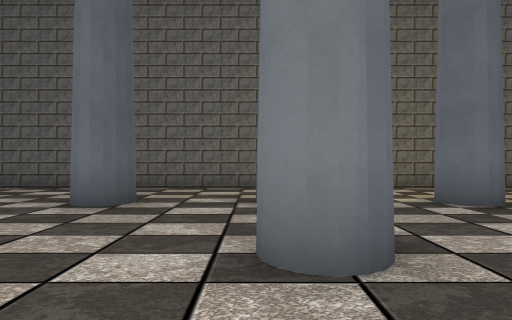
[1] (above)

24 first-person views from a walk through a level from a Godot 3-D game. The camera is 1.4 m above the floor, looks level and sees 75° across. The floor is counted in squares, 2 m on a side. Each view is taken from the middle of a square. On the plan, view 1 faces up. The plan holds only what a view shows up to about 10 squares ahead; the rest is blank. The place goes on beyond the plan. Characters and animated objects are not drawn. Some surface patterns are stand-ins.

[2]
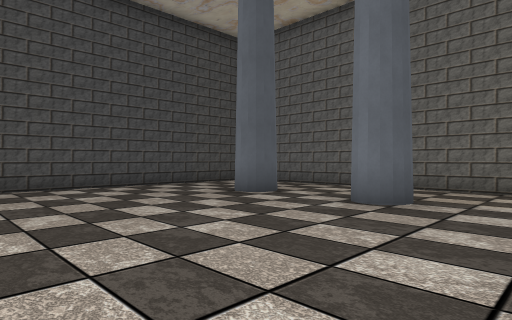

[3]
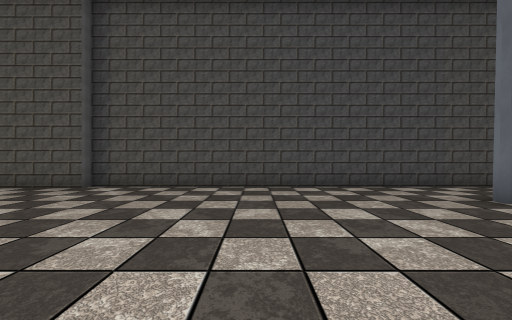

[4]
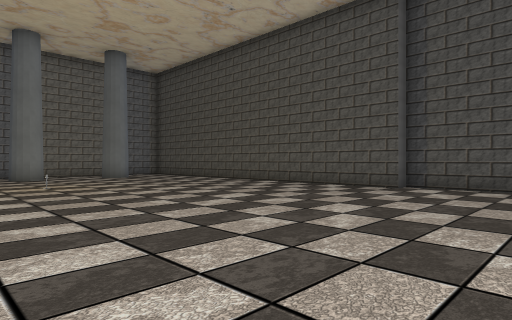

[5]
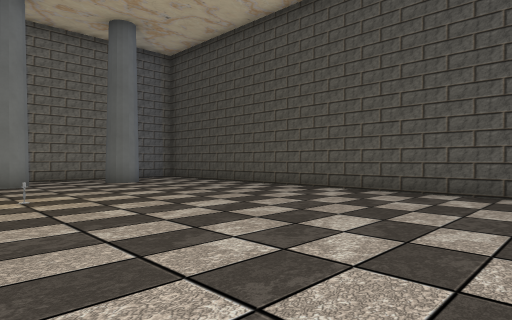

[6]
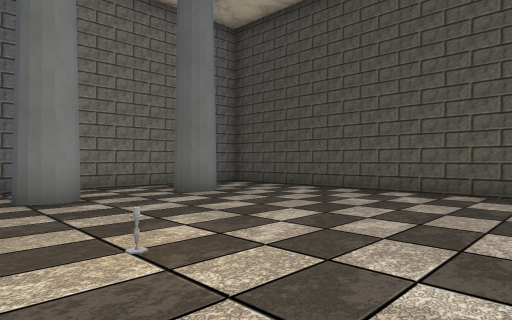

[7]
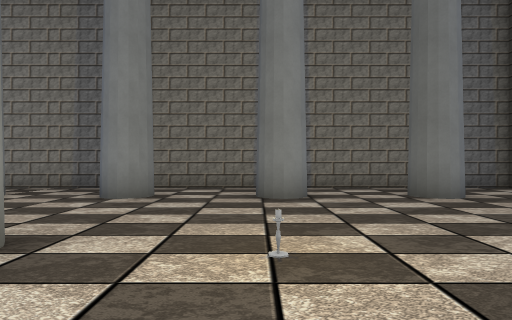

[8]
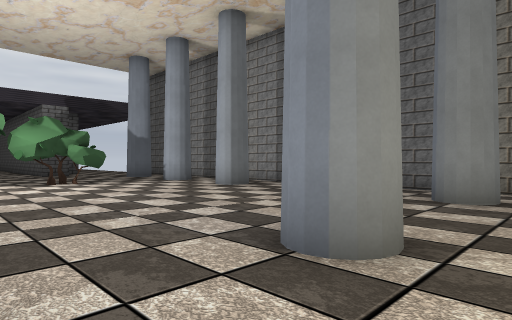

[9]
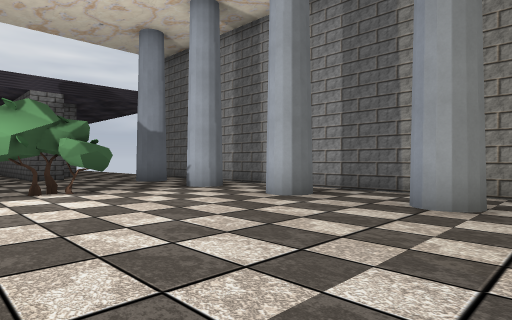

[10]
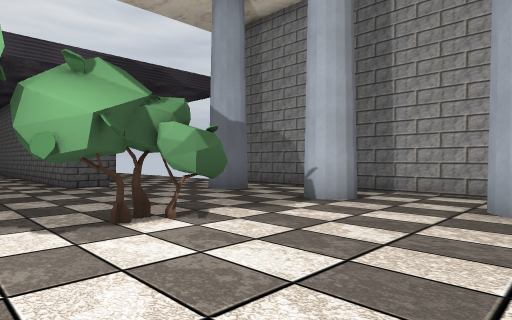

[11]
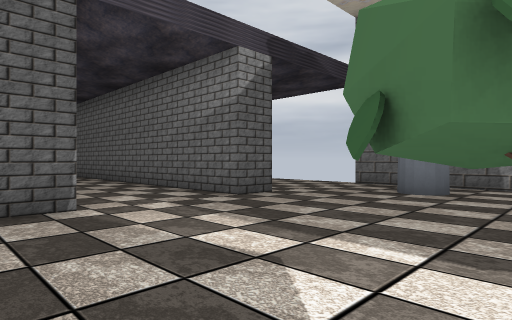

[12]
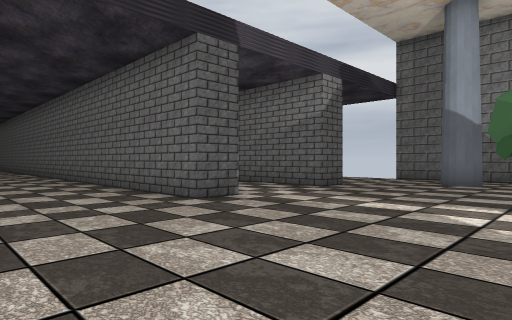

[13]
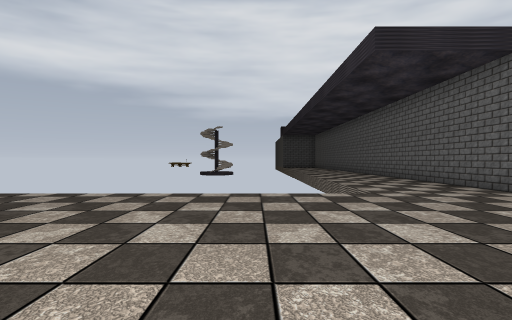

[14]
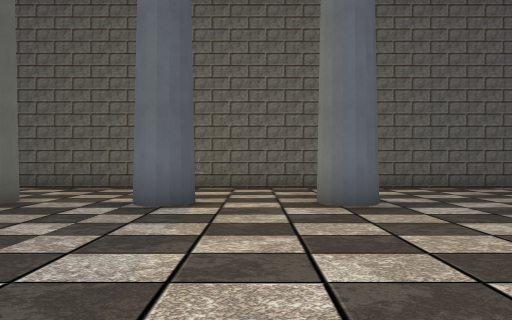

[15]
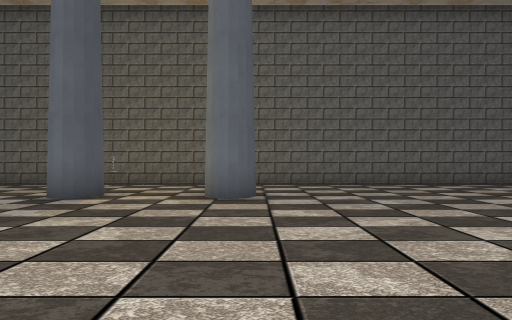

[16]
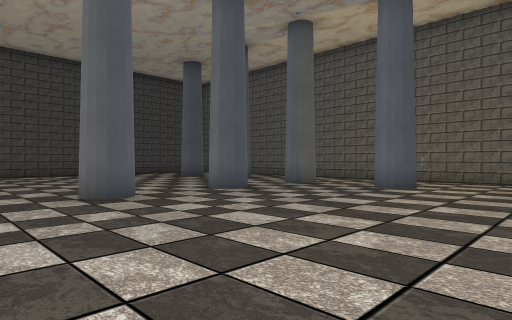

[17]
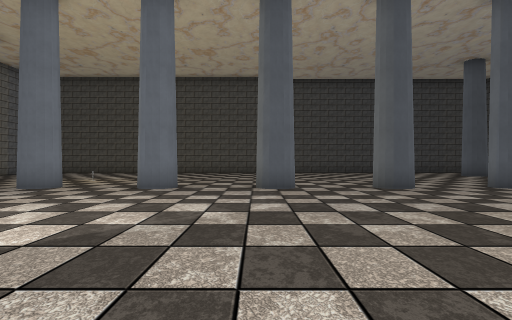

[18]
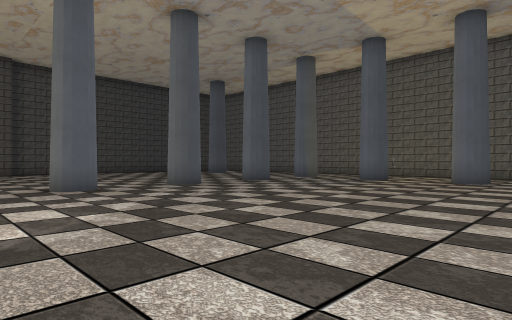

[19]
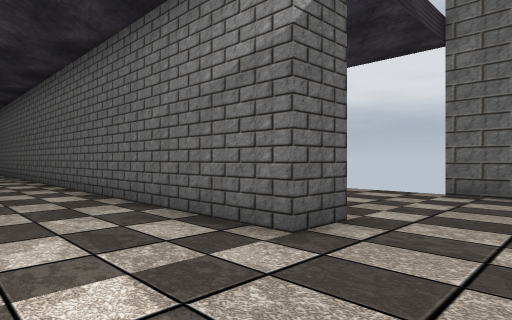

[20]
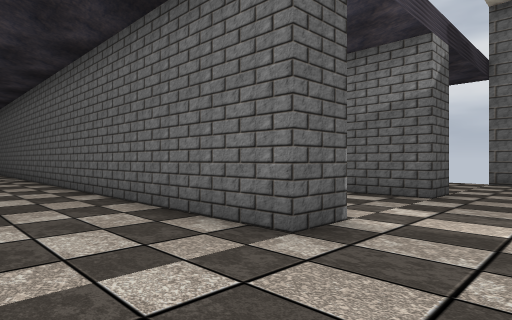

[21]
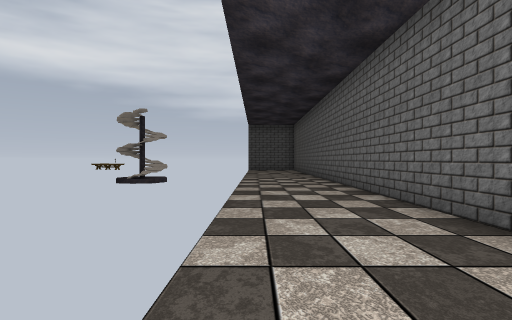

[22]
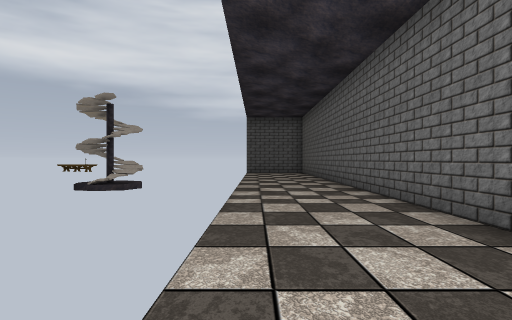

[23]
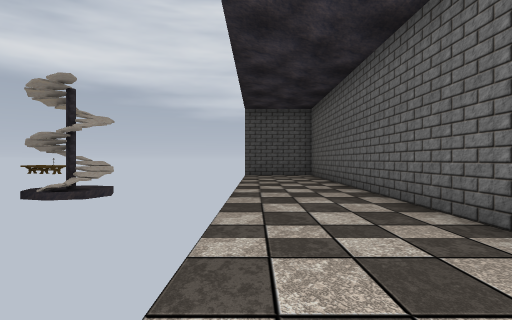

[24]
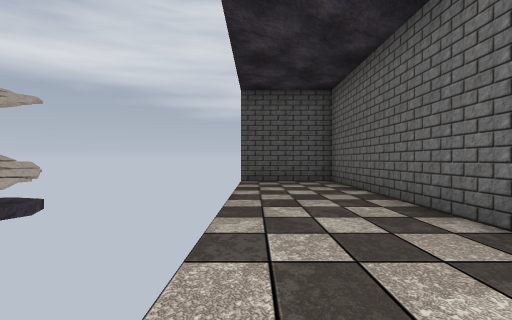

### Floor plan
Key: @ floor where view 1 was taken; # wall or solid block; x gap in a wall; . floor; O other object.
Columns run from 9 left of view 1 to 38 right of it. Each row starts with its distance up from view 1.
  9    #####################
  8    .....................
  7 #. ....................
  6 #............O.........
  5 #...#..#..#..#..#.....
  4 #....................
  3 #...................  ..
  2 #.........#.............
  1 #.......................
  0 #........@..............
 -1 #.........#.............
 -2 #.......................
 -3 #.......................
 -4 #.........#.....................................
 -5 #................. .............................
 -6 #................ ..............................
 -7 #.........#.....   #.....#######################
 -8 #................. #........
 -9 #..................#.............
-10 #.........#........#...............
-11 #..................#.....##########
-12 #.........................
-13 #.........................
-14 #...#..#..#..#..#..#..#...
-15 #.........................
-16 ########################x

Where each view was taken, in squares from view 1:
view 1: 0 up, 0 right, facing up
view 2: 0 up, 0 right, facing up-left
view 3: 1 up, 0 right, facing left
view 4: 0 up, 0 right, facing down-left
view 5: 3 down, 1 left, facing down-left
view 6: 7 down, 1 left, facing down-left
view 7: 7 down, 2 left, facing down
view 8: 7 down, 1 left, facing down-right
view 9: 8 down, 2 right, facing down-right
view 10: 8 down, 6 right, facing down-right
view 11: 6 down, 10 right, facing down-right
view 12: 3 down, 10 right, facing down-right
view 13: 1 down, 8 right, facing right
view 14: 0 up, 5 right, facing up
view 15: 1 down, 7 right, facing up
view 16: 3 down, 7 right, facing up-left
view 17: 4 down, 9 right, facing left
view 18: 6 down, 9 right, facing up-left
view 19: 8 down, 13 right, facing down-right
view 20: 4 down, 13 right, facing down-right
view 21: 4 down, 17 right, facing right
view 22: 4 down, 21 right, facing right
view 23: 4 down, 24 right, facing right
view 24: 4 down, 28 right, facing right
